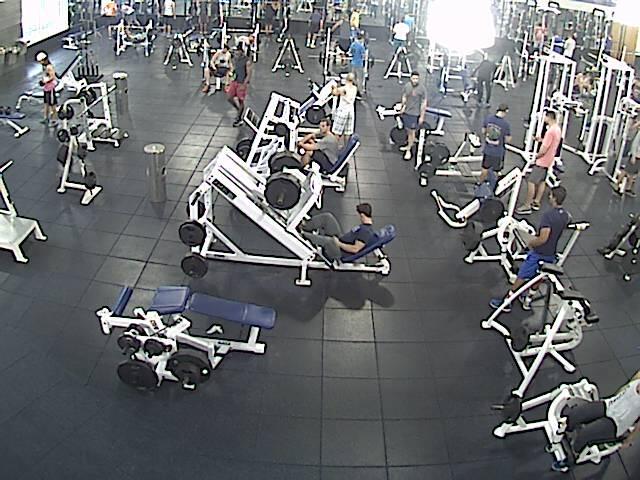
#> input picture uf rec - test images/test with subjects/cam1.jpg, 640 x 480 px
$ python main.py   (Python 2 division)   (older library calls are emulated)
#> lines starting #> are read from the running program, lines starting #| are printed output that depends on the picture
import time
import datetime

import urllib

import itertools
import numpy as np
import cv2

# see github repo for project description


# function Takes a matrix of images. Each image is scaled to fit within a portion of a total combined image.
# expects RGB. To convert gray to RGB use colored_img = cv2.cvtColor(gray, cv2.COLOR_GRAY2RGB)
# authored by Collin Irwin
# TODO: bug or oddity where the width and height don't actually match screen resolution (i.e. 1400 width fills my 2800 screen)
# TODO: make images contiguous instead of having large gaps
# TODO: add splitting so that a 6x2 could be split into two 3x2 to take advanteg of aspect ratios etc
# TODO: lines between rows/columns
# [48 lines left out: functions combine_image_rows, diff_img, get_parts, not called in this run]


def draw_parts(parts, color, onImage):
    for (x, y, w, h) in parts:
        cv2.rectangle(onImage, (x, y), (x + w, y + h), color, 2)

# setup cascades
path = "cascades/haarcascades/"
faceCascade = cv2.CascadeClassifier(path + "haarcascade_frontalface_default.xml")
profileCascade = cv2.CascadeClassifier(path + "haarcascade_profileface.xml")
fullBodyCascade = cv2.CascadeClassifier(path + "haarcascade_fullbody.xml")
upperBodyCascade = cv2.CascadeClassifier(path + "haarcascade_upperbody.xml")
lowerBodyCascade = cv2.CascadeClassifier(path + "haarcascade_lowerbody.xml")

# instantiate useful classes
detector = cv2.SimpleBlobDetector()

# Cams and can data
cams = ["cam1", "cam2", "cam3", "cam4", "cam5", "cam6"]
cam_count = len(cams)
cam_range = range(cam_count)
failures = [0 for _ in cam_range]
refreshes = [0 for _ in cam_range]
t_minus = [None for _ in cam_range]
t = [None for _ in cam_range]
t_plus = [None for _ in cam_range]

# Process cams
while 1:
    cam_num = 0
    diff = [None for _ in cam_range]
    img = [None for _ in cam_range]
    for cam in cams:
        img_url = "http://recsports.ufl.edu/cam/" + cam + ".jpg"
        try:
            filename, header = urllib.urlretrieve(img_url)
        except urllib.ContentTooShortError:
            continue
        img[cam_num] = cv2.imread(filename)

        if img[cam_num] is None:
            print "Failed to load image from " + img_url
            break

        failures[cam_num] = 0
        refreshes[cam_num] += 1

        gray = cv2.cvtColor(img[cam_num], cv2.COLOR_BGR2GRAY)
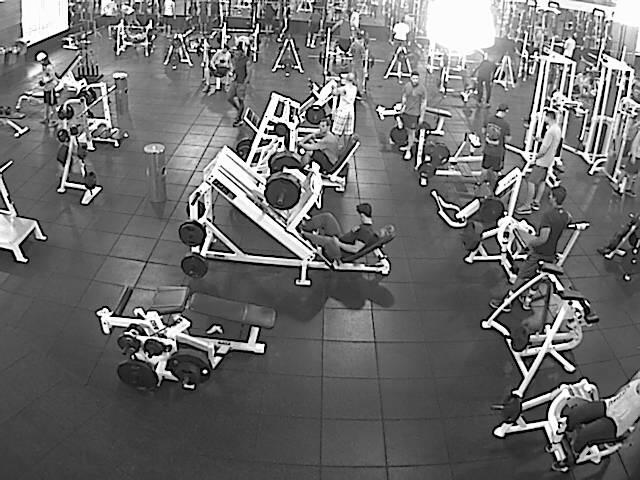
#> gray: shape (480, 640); min 0, max 255, mean 108.1

        # saving images to detect diff over time
        t_minus[cam_num] = t[cam_num]
        t[cam_num] = t_plus[cam_num]
        t_plus[cam_num] = gray

        if t_minus[cam_num] is not None and t[cam_num] is not None and t_plus[cam_num] is not None:
            diff[cam_num] = diff_img(t_minus[cam_num], t[cam_num], t_plus[cam_num])
            ret, diff[cam_num] = cv2.threshold(diff[cam_num], 40, 255, cv2.THRESH_BINARY)
            # cv2.countNonZero can be used for counting number of white pixels potentially

        cam_num += 1

    # Display the resulting images
    image_rows = []
    for cam_num in range(len(cams)):
        if img[cam_num] is None:
            continue

        image_row = [img[cam_num]]
        if diff[cam_num] is not None:
            image_row.append(cv2.cvtColor(diff[cam_num], cv2.COLOR_GRAY2RGB))
        image_rows.append(image_row)

    final_image = combine_image_rows(image_rows, 1400, 350, True)
    cv2.imshow('All Cameras', final_image)

    # Record the diff amount for each cam
    now = datetime.datetime.now()
    nowStr = now.strftime("%Y-%m-%d %H:%M:%S")
    # to read: dt.strptime(nowStr, "%Y-%m-%d %H:%M:%S")
    for cam_num in range(len(cams)):
        diffRating = cv2.countNonZero(diff[cam_num])
        with open(cams[cam_num] + ".txt", "a") as camfile:
            camfile.write(nowStr + "\n")

    if cv2.waitKey(20000) & 0xFF == ord('q'):
        pass


# [8 lines of commented-out code are left out]

$ run again, with uf rec - test images/test with subjects/cam6.jpg copied over uf rec - test images/test with subjects/cam1.jpg
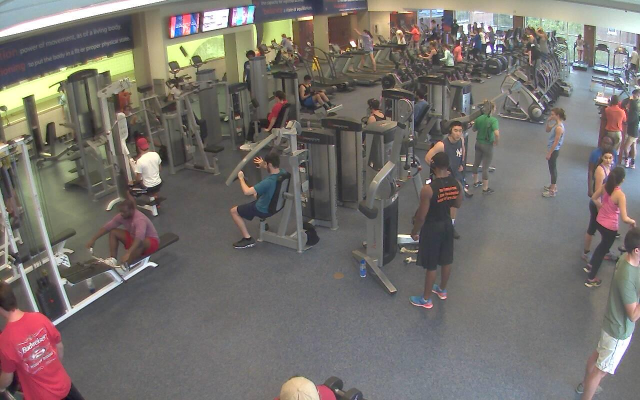
#> input picture uf rec - test images/test with subjects/cam6.jpg, 1280 x 800 px (shown at 1/2 size)
#> `gray = cv2.cvtColor(img[cam_num], cv2.COLOR_BGR2GRAY)`:
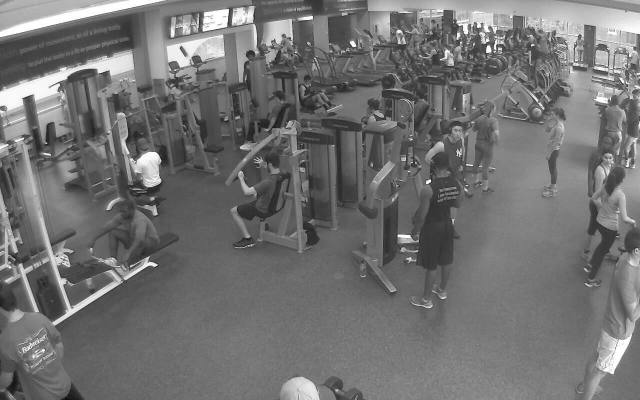
#> gray: shape (800, 1280) (shown at 1/2 size); min 1, max 255, mean 113.8
